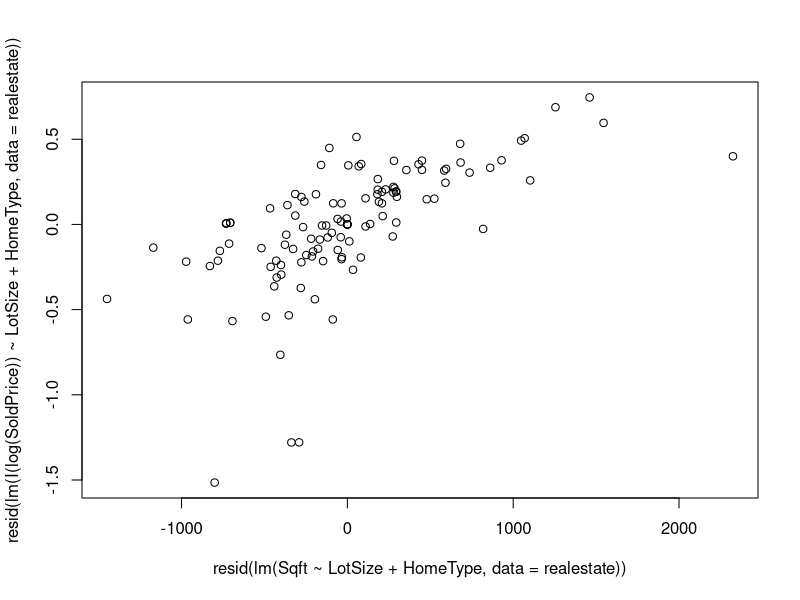
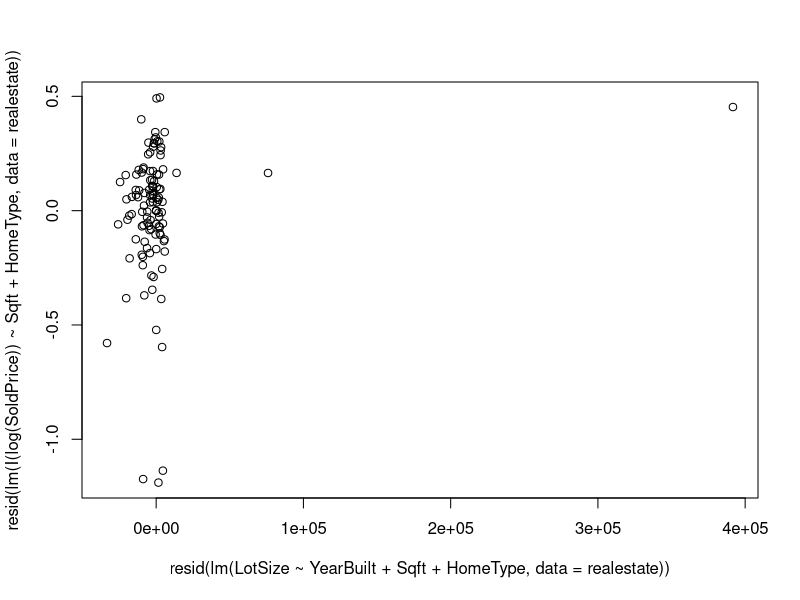
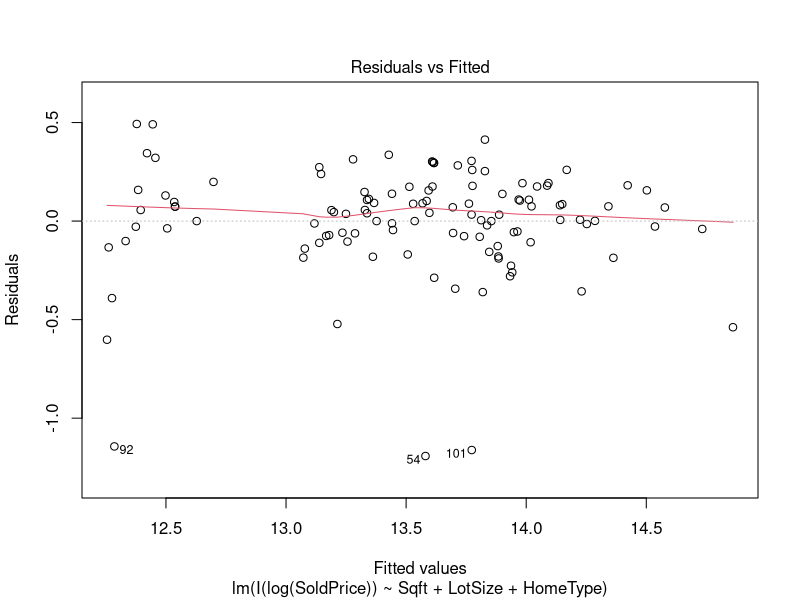
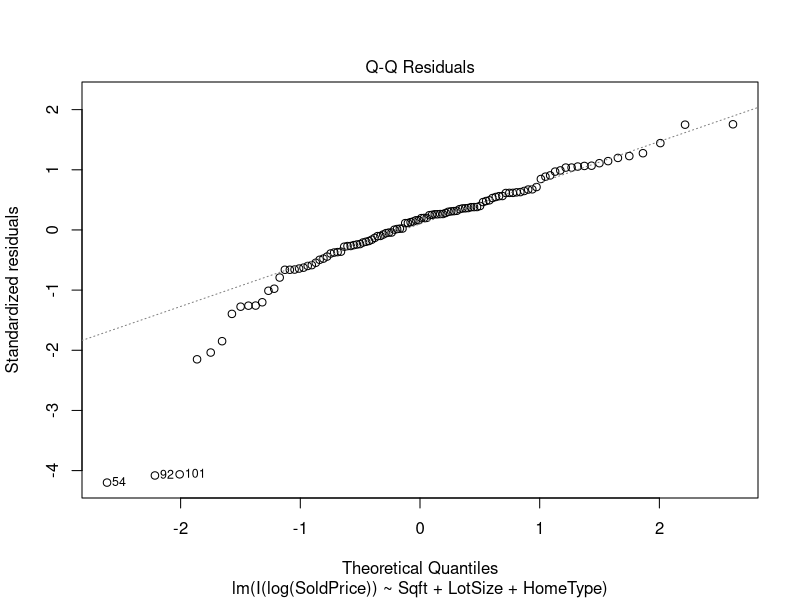
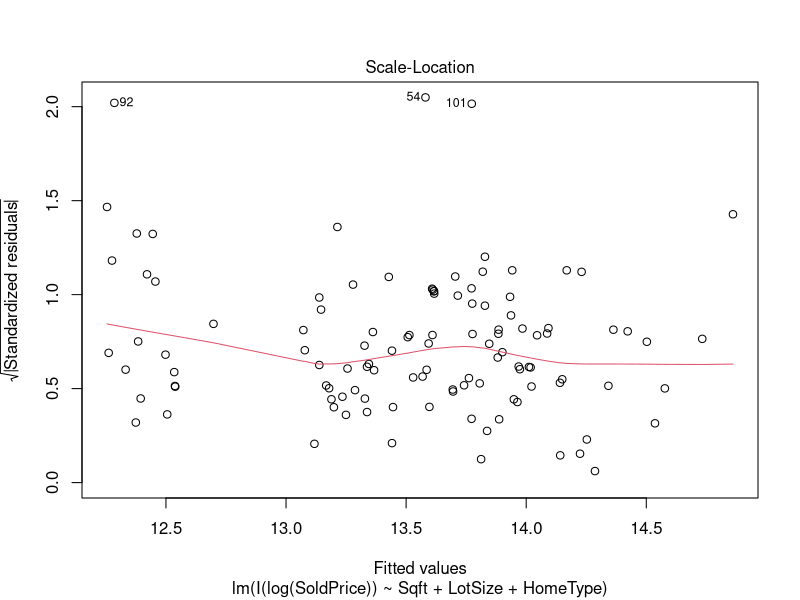
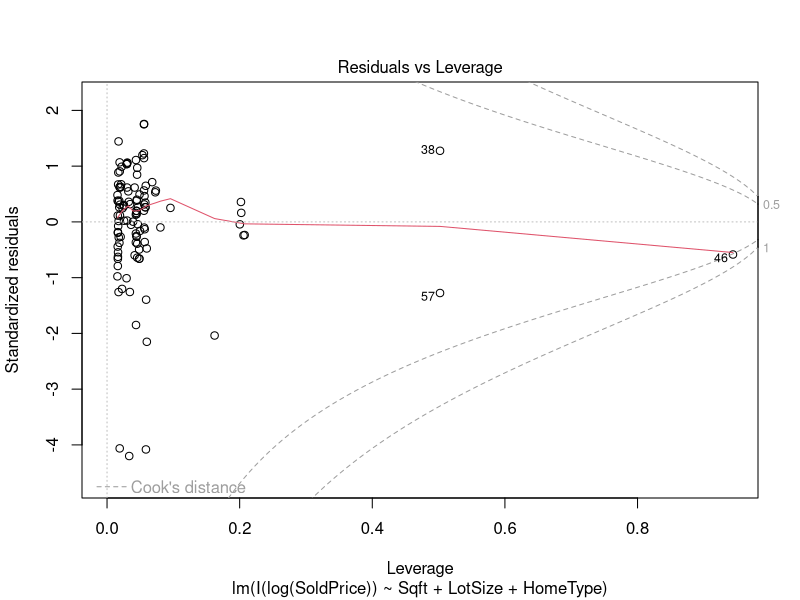
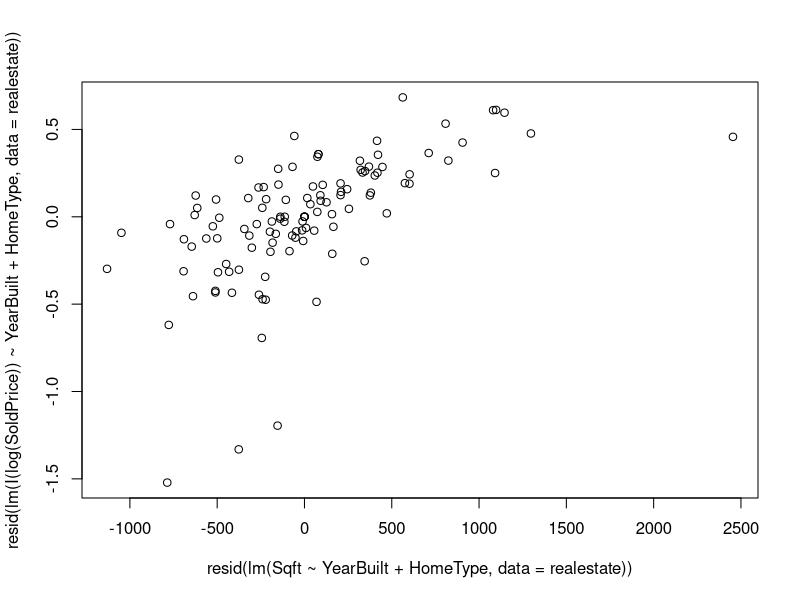
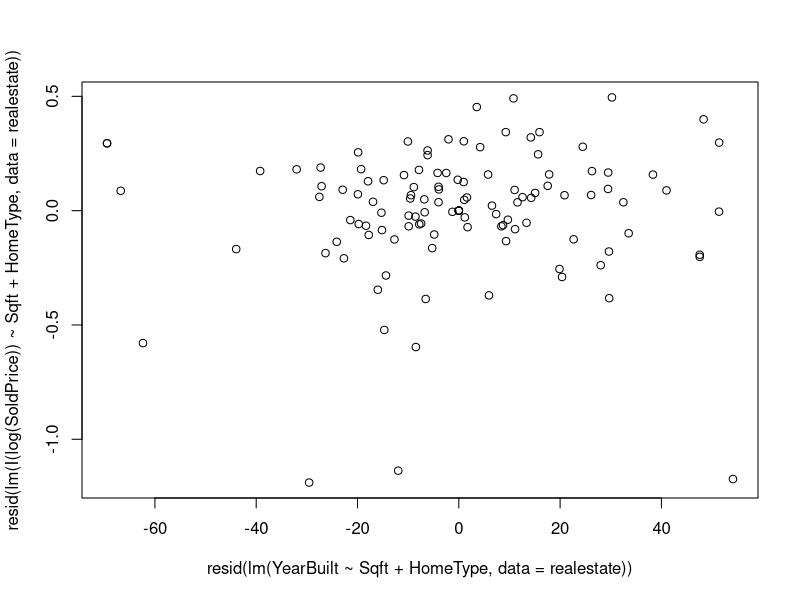

Write R code to recreate these figures, in order. (Note: this script raises an error after producing the figures.)
## ---- chunk 1
knitr::opts_chunk$set(echo = TRUE)
## ---- chunk 2
library(tidyverse)
library(readxl)
library(leaps)
library(car)
## ---- chunk 3
full <- read_excel("SLO_Real_Estate_Feb-Apr2022.xlsx")
n <- 144
numtrain = ceiling(.8*n)
set.seed(678)
train_ind = sample(n, numtrain)
realestate = full[train_ind, ]
## ---- chunk 4
full.model <- lm(SoldPrice~., data = realestate)
summary(full.model)
## ---- chunk 5
best.sub <- summary(regsubsets(formula(full.model), data=realestate, method = "exhaustive", nbest = 2))

## ---- chunk 6
n = nrow(realestate) #sample size
p<-c(2,2,3,3,4,4,5,5,6,6,7,7,8,8,9,9) #number of coeffs ***SEE REMARK BELOW***

#Compute and Store Quantities of interest (SSE,s,Rsq,AIC,BIC,Cp)
SSE<-best.sub$rss             #SSE 
s<-sqrt(SSE/(n-p))            #s
Rsq<-best.sub$rsq             #R-squared 
Rsq.adj<-best.sub$adjr2       #R-squared adjusted
BIC<-n*log(SSE/n) + p*log(n)  #BIC
AIC<- n*log(SSE/n) + 2*p      #AIC
Cp<-best.sub$cp               #Mallow's Cp
bs<- data.frame(best.sub$outmat, p=p, Cp, AIC, BIC, Rsq, Rsq.adj, s)
## ---- chunk 7
bs %>%
  arrange(BIC)
## ---- chunk 8
fit.one <- lm(I(log(SoldPrice))~Sqft+LotSize+HomeType, data = realestate)

summary(fit.one)
## ---- chunk 9
realestate %>%
  arrange(desc(LotSize)) %>%
  filter()
## ---- chunk 10
plot(resid(lm(I(log(SoldPrice))~LotSize + HomeType, data = realestate))~resid(lm(Sqft ~ LotSize + HomeType, data = realestate)))
## ---- chunk 11
plot(resid(lm(I(log(SoldPrice))~Sqft + HomeType, data = realestate))~resid(lm(LotSize ~ YearBuilt + Sqft + HomeType, data = realestate)))
## ---- chunk 12
plot(fit.one)
## ---- chunk 13
fit.two <- lm(I(log(SoldPrice))~Sqft+YearBuilt+HomeType, data = realestate)

summary(fit.two)
## ---- chunk 14
plot(resid(lm(I(log(SoldPrice))~YearBuilt + HomeType, data = realestate))~resid(lm(Sqft ~ YearBuilt + HomeType, data = realestate)))
## ---- chunk 15
plot(resid(lm(I(log(SoldPrice))~Sqft + HomeType, data = realestate))~resid(lm(YearBuilt ~ Sqft + HomeType, data = realestate)))
## ---- chunk 16
plot(fit.two)
## ---- chunk 17
realestate %>%
  ggplot() +
  geom_point(aes(y = SoldPrice, x = Sqft, col = HomeType))
## ---- chunk 18
realestate <- realestate %>%
  mutate(HomeTypeNew = 
           case_when(HomeType == "Condominium" ~ "Condo", 
             HomeType == "SingleFamilyResidence" ~ "SingleFam",
             HomeType == "ManufacturedHome" ~ "Manufactured",
             TRUE ~ "Other")) 

realestate %>%
  ggplot() +
  geom_point(aes(y = SoldPrice, x = Sqft, col = HomeTypeNew))
  
## ---- chunk 19
realestate %>%
  group_by(HomeTypeNew) %>%
  summarise(n = n())
  
## ---- chunk 20
fit.three <- lm(I(log(SoldPrice))~Sqft+HomeTypeNew+YearBuilt, data = realestate)

summary(fit.three)
## ---- chunk 21
plot(resid(lm(I(log(SoldPrice))~YearBuilt + HomeTypeNew, data = realestate))~resid(lm(Sqft ~ YearBuilt + HomeTypeNew, data = realestate)))
## ---- chunk 22
plot(resid(lm(I(log(SoldPrice))~Sqft + HomeTypeNew, data = realestate))~resid(lm(YearBuilt ~ Sqft + HomeTypeNew, data = realestate)))
## ---- chunk 23
plot(fit.three)
## ---- chunk 24
full.model2 <- lm(I(log(SoldPrice)) ~ Sqft + YearBuilt + HomeTypeNew + Bed + Bath + Parking + Cooling + Heating + Pool, data = realestate)
## ---- chunk 25
best.sub2 <- summary(regsubsets(formula(full.model2), data=realestate, method = "exhaustive", nbest = 2))

## ---- chunk 26
n = nrow(realestate) #sample size
p<-c(2,2,3,3,4,4,5,5,6,6,7,7,8,8,9,9) #number of coeffs ***SEE REMARK BELOW***

#Compute and Store Quantities of interest (SSE,s,Rsq,AIC,BIC,Cp)
SSE<-best.sub2$rss             #SSE 
s<-sqrt(SSE/(n-p))            #s
Rsq<-best.sub2$rsq             #R-squared 
Rsq.adj<-best.sub2$adjr2       #R-squared adjusted
BIC<-n*log(SSE/n) + p*log(n)  #BIC
AIC<- n*log(SSE/n) + 2*p      #AIC
Cp<-best.sub2$cp               #Mallow's Cp
bs2<- data.frame(best.sub2$outmat, p=p, Cp, AIC, BIC, Rsq, Rsq.adj, s)
## ---- chunk 27
bs2 %>%
  arrange(BIC)
## ---- chunk 28
fit.four <- lm(log(SoldPrice) ~ Sqft + HomeTypeNew + I(Bath - mean(realestate$Bath)), data = realestate)
## ---- chunk 29
plot(fit.four)
## ---- chunk 30

plot(resid(lm(I(log(SoldPrice))~Sqft + HomeTypeNew, data = realestate))~resid(lm(Bath ~ Sqft + HomeTypeNew, data = realestate)))

## ---- chunk 31
plot(resid(lm(I(log(SoldPrice))~YearBuilt + HomeTypeNew, data = realestate))~resid(lm(Sqft ~ YearBuilt + HomeTypeNew, data = realestate)))
## ---- chunk 32
realestate %>%
  ggplot() +
  geom_point(aes(x = Sqft, y = Bath))
## ---- chunk 33
vif(fit.four)
## ---- chunk 34
vif(fit.three)
## ---- chunk 35
boxCox(lm(SoldPrice~Sqft+YearBuilt+HomeTypeNew, data = realestate))
## ---- chunk 36
fit.five = lm(lm(I(sqrt(SoldPrice))~Sqft+YearBuilt+HomeTypeNew, data = realestate))

summary(fit.five)
## ---- chunk 37
plot(fit.five)
## ---- chunk 38

plot(resid(lm(I(sqrt(SoldPrice))~Sqft + HomeTypeNew, data = realestate))~resid(lm(YearBuilt ~ Sqft + HomeTypeNew, data = realestate)))
## ---- chunk 39
plot(resid(lm(I(sqrt(SoldPrice))~YearBuilt + HomeTypeNew, data = realestate))~resid(lm(Sqft ~ YearBuilt + HomeTypeNew, data = realestate)))
## ---- chunk 40
realestate %>%
  ggplot() +
  geom_boxplot(aes(x = HomeTypeNew, y = SoldPrice))
